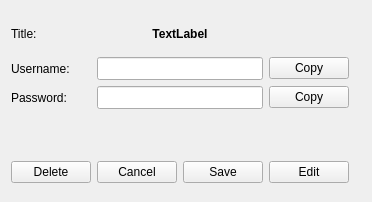
<?xml version="1.0" encoding="UTF-8"?>
<ui version="4.0">
 <class>KeyDataWidget</class>
 <widget class="QWidget" name="KeyDataWidget">
  <property name="geometry">
   <rect>
    <x>0</x>
    <y>0</y>
    <width>354</width>
    <height>202</height>
   </rect>
  </property>
  <property name="windowTitle">
   <string>KeyDataWidget</string>
  </property>
  <layout class="QGridLayout" name="gridLayout">
   <item row="2" column="0" colspan="6">
    <spacer name="verticalSpacer_4">
     <property name="orientation">
      <enum>Qt::Vertical</enum>
     </property>
     <property name="sizeType">
      <enum>QSizePolicy::Fixed</enum>
     </property>
     <property name="sizeHint" stdset="0">
      <size>
       <width>20</width>
       <height>10</height>
      </size>
     </property>
    </spacer>
   </item>
   <item row="0" column="0" colspan="6">
    <spacer name="verticalSpacer_2">
     <property name="orientation">
      <enum>Qt::Vertical</enum>
     </property>
     <property name="sizeType">
      <enum>QSizePolicy::Fixed</enum>
     </property>
     <property name="sizeHint" stdset="0">
      <size>
       <width>20</width>
       <height>10</height>
      </size>
     </property>
    </spacer>
   </item>
   <item row="4" column="1" colspan="2">
    <widget class="QLineEdit" name="m_password_lineEdit">
     <property name="font">
      <font>
       <pointsize>10</pointsize>
      </font>
     </property>
     <property name="echoMode">
      <enum>QLineEdit::Password</enum>
     </property>
     <property name="alignment">
      <set>Qt::AlignCenter</set>
     </property>
    </widget>
   </item>
   <item row="4" column="0">
    <widget class="QLabel" name="label_4">
     <property name="text">
      <string>Password:</string>
     </property>
    </widget>
   </item>
   <item row="5" column="0" colspan="4">
    <spacer name="verticalSpacer_3">
     <property name="orientation">
      <enum>Qt::Vertical</enum>
     </property>
     <property name="sizeType">
      <enum>QSizePolicy::Fixed</enum>
     </property>
     <property name="sizeHint" stdset="0">
      <size>
       <width>20</width>
       <height>40</height>
      </size>
     </property>
    </spacer>
   </item>
   <item row="6" column="0">
    <widget class="QPushButton" name="m_delete_btn">
     <property name="text">
      <string>Delete</string>
     </property>
    </widget>
   </item>
   <item row="3" column="1" colspan="2">
    <widget class="QLineEdit" name="m_username_lineEdit">
     <property name="font">
      <font>
       <pointsize>10</pointsize>
      </font>
     </property>
     <property name="alignment">
      <set>Qt::AlignCenter</set>
     </property>
    </widget>
   </item>
   <item row="1" column="0">
    <widget class="QLabel" name="label_2">
     <property name="text">
      <string>Title:</string>
     </property>
    </widget>
   </item>
   <item row="3" column="3">
    <widget class="QPushButton" name="m_copyUsername_btn">
     <property name="toolTip">
      <string>Copy username to clipboard</string>
     </property>
     <property name="text">
      <string>Copy</string>
     </property>
    </widget>
   </item>
   <item row="7" column="0" colspan="6">
    <spacer name="verticalSpacer">
     <property name="orientation">
      <enum>Qt::Vertical</enum>
     </property>
     <property name="sizeHint" stdset="0">
      <size>
       <width>20</width>
       <height>10</height>
      </size>
     </property>
    </spacer>
   </item>
   <item row="0" column="6" rowspan="8">
    <spacer name="horizontalSpacer">
     <property name="orientation">
      <enum>Qt::Horizontal</enum>
     </property>
     <property name="sizeHint" stdset="0">
      <size>
       <width>40</width>
       <height>20</height>
      </size>
     </property>
    </spacer>
   </item>
   <item row="4" column="3">
    <widget class="QPushButton" name="m_copyPassword_btn">
     <property name="toolTip">
      <string>Copy password to clipboard</string>
     </property>
     <property name="text">
      <string>Copy</string>
     </property>
    </widget>
   </item>
   <item row="3" column="0">
    <widget class="QLabel" name="label_3">
     <property name="text">
      <string>Username:</string>
     </property>
    </widget>
   </item>
   <item row="6" column="1">
    <widget class="QPushButton" name="m_cancel_btn">
     <property name="text">
      <string>Cancel</string>
     </property>
    </widget>
   </item>
   <item row="6" column="2">
    <widget class="QPushButton" name="m_save_btn">
     <property name="text">
      <string>Save</string>
     </property>
    </widget>
   </item>
   <item row="6" column="3">
    <widget class="QPushButton" name="m_edit_btn">
     <property name="text">
      <string>Edit</string>
     </property>
    </widget>
   </item>
   <item row="1" column="1" colspan="2">
    <widget class="QLabel" name="m_title_lbl">
     <property name="font">
      <font>
       <weight>75</weight>
       <bold>true</bold>
      </font>
     </property>
     <property name="text">
      <string>TextLabel</string>
     </property>
     <property name="alignment">
      <set>Qt::AlignCenter</set>
     </property>
    </widget>
   </item>
  </layout>
 </widget>
 <layoutdefault spacing="6" margin="11"/>
 <resources/>
 <connections/>
</ui>
